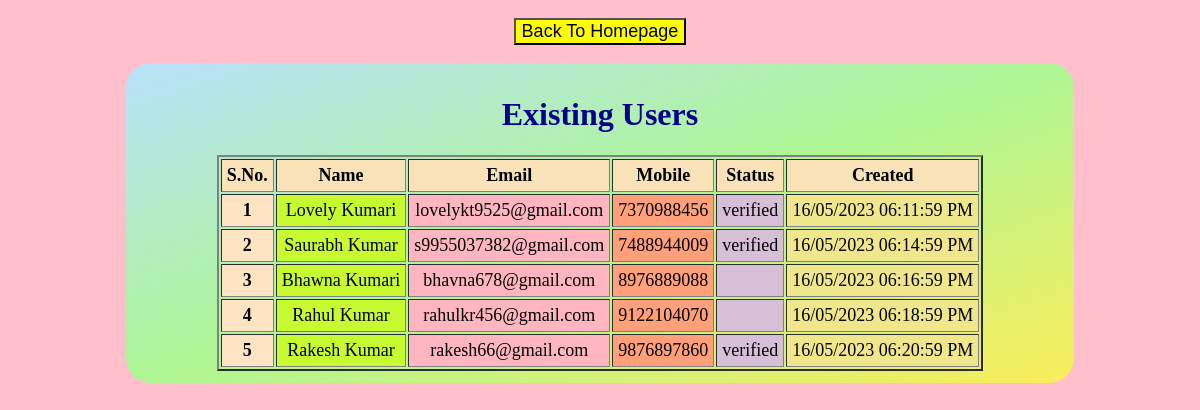
Screenshot of /viewuser.php with the database file from the repository.
### tables this page shows
CREATE TABLE `adduser` (
  `id` int(5) NOT NULL,
  `uname` varchar(30) NOT NULL,
  `email` varchar(30) NOT NULL,
  `mobile` varchar(10) NOT NULL,
  `verified` varchar(10) NOT NULL,
  `otp` varchar(50) NOT NULL,
  `created` timestamp NOT NULL DEFAULT current_timestamp()
);

### viewuser.php (the view, shortened to what this page needs)
<!DOCTYPE html>
<html lang="en">
<head>
</head>
<body>
    <center><a href="index.php"><button>Back To Homepage</button></a></center><br>
    <div class="add">
        <center>
            <h1>Existing Users</h1>
            <table border="2">
              <thead>
                <tr style="background-color:#f9e2b8">
                  <th>S.No.</th>
                  <th>Name</th>
                  <th>Email</th>
                  <th>Mobile</th>
                  <th>Status</th>
                  <th>Created</th>
                </tr>
              </thead>
              <tbody>
                <?php
                require_once('connect.php');
                $sql = $conn->prepare("SELECT * FROM adduser");
                $sql->execute();
                $count = 1;
                while ($row = $sql->fetch(PDO::FETCH_ASSOC)) {?>
                  <tr>
                    <th style="background-color:bisque; vertical-align: middle;">
                      <?php echo $count; ?>
                    </th>
                    <td style="background-color:rgb(200, 250, 50); vertical-align: middle;">
                      <?php echo $row['uname']; ?>
                    </td>
                    <td style="background-color:lightpink; vertical-align: middle;">
                      <?php echo $row['email']; ?>
                    </td>
                    <td style="background-color:lightsalmon; vertical-align: middle;">
                      <?php echo $row['mobile']; ?>
                    </td>
                    <td style="background-color:thistle; vertical-align: middle;">
                      <?php echo $row['verified']; ?>
                    </td>
                    <td style="background-color:khaki; vertical-align: middle;">
                      <?php echo date("d/m/Y h:i:s A", strtotime($row['created']));?>
                    </td>
                  </tr>
                <?php $count = $count + 1;
                } ?>
              </tbody>
            </table>
        </center>
    </div>
</body>
<html>

### viewuser.php (style rules this page uses)
body { background-color: pink; font-family: century; color: darkblue; }
.add { background-image: linear-gradient(to bottom right, #b8e1fb, #aef694, #fbed5a); padding: 1% 3%; margin: 0% 10%; border-radius: 25px; }
#submit, #reset, button { background-color: yellow; font-size: 18px; margin-top: 10px; }
td,th { text-align: center; padding:5px; color: black; font-size: 18px;; }

### rows the page displays
adduser: uname "Lovely Kumari", email "lovelykt9525@gmail.com", mobile "7370988456", verified "verified", created "16/05/2023 06:11:59 PM"
adduser: uname "Saurabh Kumar", email "s9955037382@gmail.com", mobile "7488944009", verified "verified", created "16/05/2023 06:14:59 PM"
adduser: uname "Bhawna Kumari", email "bhavna678@gmail.com", mobile "8976889088", created "16/05/2023 06:16:59 PM"
adduser: uname "Rahul Kumar", email "rahulkr456@gmail.com", mobile "9122104070", created "16/05/2023 06:18:59 PM"
adduser: uname "Rakesh Kumar", email "rakesh66@gmail.com", mobile "9876897860", verified "verified", created "16/05/2023 06:20:59 PM"
